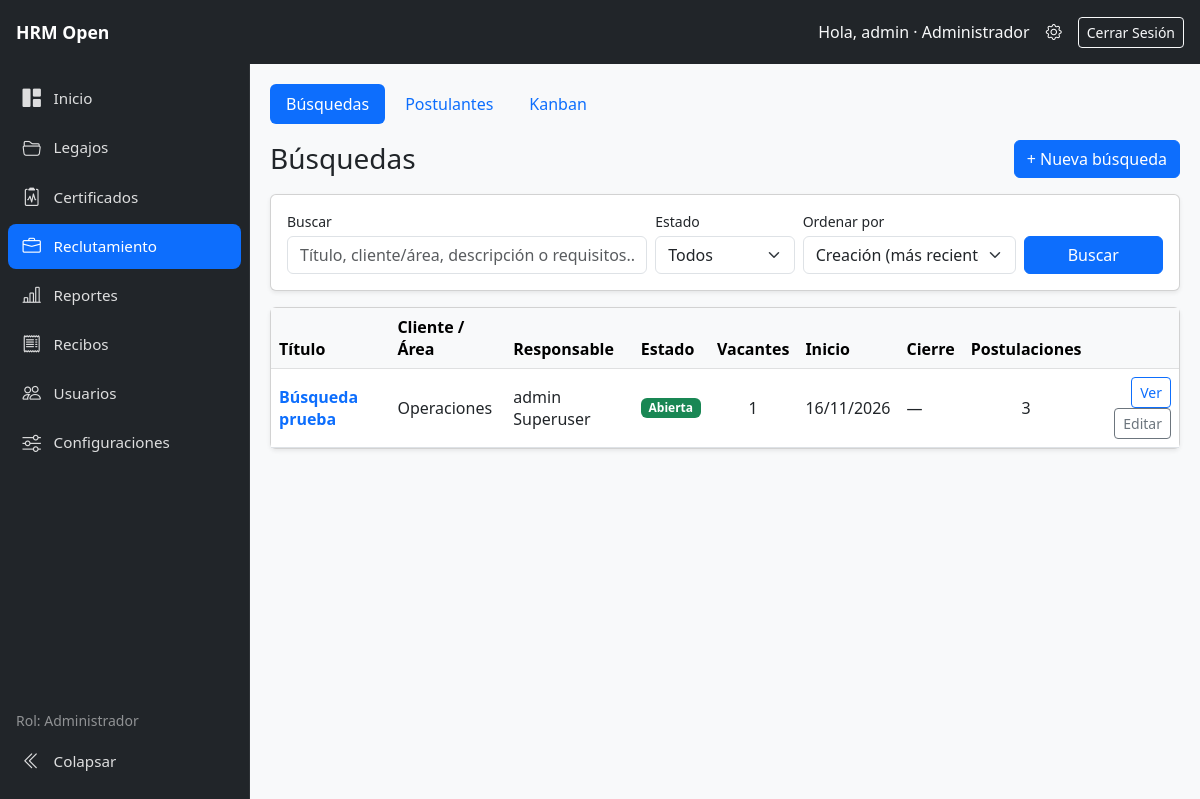
The app's page /recruitment/positions/ (signed in) with its own data.
### recruitment/models.py (models this page shows, shortened)
class Position(models.Model):
    class Status(models.TextChoices):
        OPEN = "abierta", "Abierta"
        PAUSED = "pausada", "Pausada"
        CLOSED = "cerrada", "Cerrada"
    title = models.CharField("Título", max_length=150)
    client = models.CharField("Cliente / Área", max_length=150, blank=True)
    description = models.TextField("Descripción", blank=True)
    requirements = models.TextField("Requisitos", blank=True)
    status = models.CharField("Estado", max_length=10, choices=Status.choices, default=Status.OPEN)
    start_date = models.DateField("Fecha de inicio", null=True, blank=True)
    closing_date = models.DateField("Fecha de cierre", null=True, blank=True)
    vacancies = models.PositiveSmallIntegerField("Vacantes", default=1)
    owner = models.ForeignKey(
        settings.AUTH_USER_MODEL, verbose_name="Responsable", on_delete=models.SET_NULL,
        null=True, blank=True, related_name="positions",
    )
    created_at = models.DateTimeField(auto_now_add=True)
    class Meta:
        ordering = ["-created_at"]
        verbose_name = "búsqueda"

### recruitment/views.py (the view, shortened to what this page needs)
# urls.py: path('positions/', views.position_list, name='position_list'),
@role_required(*ALL_ROLES)
def position_list(request):
    q = (request.GET.get("q") or "").strip()
    status_filter = (request.GET.get("status") or "").strip()
    sort = (request.GET.get("sort") or "-created_at").strip()
    positions = Position.objects.select_related("owner")
    if status_filter and status_filter in Position.Status.values:
        positions = positions.filter(status=status_filter)
    field_name, descending = POSITION_SORT_FIELDS.get(sort, ("created_at", True))
    if field_name in {"start_date", "closing_date"}:
        order_expr = F(field_name).desc(nulls_last=True) if descending else F(field_name).asc(nulls_last=True)
        positions = positions.order_by(order_expr, "-id")
    else:
        prefix = "-" if descending else ""
        positions = positions.order_by(f"{prefix}{field_name}", "-id")
    sort_options = [
        ("-start_date", "Fecha de inicio (recientes primero)"),
        ("start_date", "Fecha de inicio (antiguas primero)"),
        ("closing_date", "Fecha de cierre (próximas primero)"),
        ("-closing_date", "Fecha de cierre (lejanas primero)"),
        ("status", "Estado (A-Z)"),
        ("-status", "Estado (Z-A)"),
        ("title", "Título (A-Z)"),
        ("-title", "Título (Z-A)"),
        ("client", "Cliente / Área (A-Z)"),
        ("-created_at", "Creación (más recientes)"),
        ("-vacancies", "Vacantes (mayor a menor)"),
        ("vacancies", "Vacantes (menor a mayor)"),
    ]
    context = {
        "positions": positions,
        "q": q,
        "status_filter": status_filter,
        "current_sort": sort if sort in POSITION_SORT_FIELDS else "-created_at",
        "sort_options": sort_options,
        "status_choices": Position.Status.choices,
    }
    return render(request, "recruitment/positions.html", context)

### accounts/context_processors.py (called while the page is built, shortened)
def role_context(request):
    user = getattr(request, 'user', None)
    return capabilities_for(user)

### accounts/roles.py (called while the page is built)
def get_user_role(user):
    if not getattr(user, 'is_authenticated', False):
        return None
    if user.is_superuser:
        return ROLE_ADMIN
    names = set(user.groups.values_list('name', flat=True))
    for role in ALL_ROLES:
        if role in names:
            return role
    return None

def user_has_role(user, *roles):
    role = get_user_role(user)
    return role in roles

def can_manage_users(user):
    return user_has_role(user, ROLE_ADMIN)

def can_manage_employees(user):
    return user_has_role(user, ROLE_ADMIN, ROLE_OPERATOR)

def can_manage_absences(user):
    return user_has_role(user, ROLE_ADMIN, ROLE_OPERATOR, ROLE_COLLABORATOR)

def can_manage_recruitment(user):
    return user_has_role(user, ROLE_ADMIN, ROLE_OPERATOR)

def can_view_reports(user):
    return user_has_role(user, ROLE_ADMIN, ROLE_OPERATOR)

def can_import_export_employees(user):
    return user_has_role(user, ROLE_ADMIN, ROLE_OPERATOR)

def can_view_payslips(user):
    return user_has_role(user, ROLE_ADMIN, ROLE_OPERATOR, ROLE_COLLABORATOR)

def can_upload_payslips(user):
    return user_has_role(user, ROLE_ADMIN, ROLE_OPERATOR)

def can_manage_settings(user):
    return user_has_role(user, ROLE_ADMIN)

def capabilities_for(user):
    return {
        'user_role': get_user_role(user),
        'can_manage_users': can_manage_users(user),
        'can_manage_employees': can_manage_employees(user),
        'can_manage_absences': can_manage_absences(user),
        'can_manage_recruitment': can_manage_recruitment(user),
        'can_view_reports': can_view_reports(user),
        'can_import_export_employees': can_import_export_employees(user),
        'can_view_payslips': can_view_payslips(user),
        'can_upload_payslips': can_upload_payslips(user),
        'can_manage_settings': can_manage_settings(user),
    }

### core/context_processors.py (called while the page is built)
def company_settings(request):
    config, created = CompanySettings.objects.get_or_create(id=1, defaults={'name': 'HRM Open'})
    return {
        'company_config': config
    }

### employees/context_processors.py (called while the page is built)
def company_context(request):
    return {
        'company': CompanySettings.load()
    }

### employees/models.py (called while the page is built)
    @classmethod
    def load(cls):
        obj, created = cls.objects.get_or_create(pk=1)
        return obj

### templates/recruitment/positions.html (shortened to what this page needs)
﻿{% extends "recruitment/base.html" %}
{% block recruitment_content %}
<div class="d-flex justify-content-between align-items-center mb-3">
  <h1 class="h3 mb-0">Búsquedas</h1>
  {% if can_manage_recruitment %}
    <a href="{% url 'recruitment:position_create' %}" class="btn btn-primary">+ Nueva búsqueda</a>
  {% endif %}
</div>
<form method="get" class="card card-body shadow-sm mb-3">
  <div class="row g-2 align-items-end">
    <div class="col-12 col-md-5">
      <label for="id_q" class="form-label small mb-1">Buscar</label>
      <input
        id="id_q"
        type="text"
        name="q"
        value="{{ q }}"
        class="form-control"
        placeholder="Título, cliente/área, descripción o requisitos..."
      >
    </div>
    <div class="col-6 col-md-2">
      <label for="id_status" class="form-label small mb-1">Estado</label>
      <select id="id_status" name="status" class="form-select">
        <option value="">Todos</option>
      </select>
    </div>
    <div class="col-6 col-md-3">
      <label for="id_sort" class="form-label small mb-1">Ordenar por</label>
      <select id="id_sort" name="sort" class="form-select">
        {% for sort_key, sort_label in sort_options %}
          <option value="{{ sort_key }}" {% if current_sort == sort_key %}selected{% endif %}>{{ sort_label }}</option>
        {% endfor %}
      </select>
    </div>
    <div class="col-12 col-md-2 d-flex gap-2">
      <button type="submit" class="btn btn-primary w-100">Buscar</button>
    </div>
  </div>
</form>
<div class="card shadow-sm">
  <div class="table-responsive">
    <table class="table table-hover align-middle mb-0">
      <thead class="table-light">
        <tr>
          <th>
            <a href="?q={{ q|urlencode }}&status={{ status_filter|urlencode }}&sort={% if current_sort == 'title' %}-title{% else %}title{% endif %}" class="text-decoration-none text-reset">
              Título {% if current_sort == "title" %}↑{% elif current_sort == "-title" %}↓{% endif %}
            </a>
          </th>
          <th>
            <a href="?q={{ q|urlencode }}&status={{ status_filter|urlencode }}&sort={% if current_sort == 'client' %}-client{% else %}client{% endif %}" class="text-decoration-none text-reset">
              Cliente / Área {% if current_sort == "client" %}↑{% elif current_sort == "-client" %}↓{% endif %}
            </a>
          </th>
          <th>Responsable</th>
          <th>
            <a href="?q={{ q|urlencode }}&status={{ status_filter|urlencode }}&sort={% if current_sort == 'status' %}-status{% else %}status{% endif %}" class="text-decoration-none text-reset">
              Estado {% if current_sort == "status" %}↑{% elif current_sort == "-status" %}↓{% endif %}
            </a>
          </th>
          <th class="text-center">
            <a href="?q={{ q|urlencode }}&status={{ status_filter|urlencode }}&sort={% if current_sort == '-vacancies' %}vacancies{% else %}-vacancies{% endif %}" class="text-decoration-none text-reset">
              Vacantes {% if current_sort == "-vacancies" %}↓{% elif current_sort == "vacancies" %}↑{% endif %}
            </a>
          </th>
          <th>
            <a href="?q={{ q|urlencode }}&status={{ status_filter|urlencode }}&sort={% if current_sort == '-start_date' %}start_date{% else %}-start_date{% endif %}" class="text-decoration-none text-reset">
              Inicio {% if current_sort == "-start_date" %}↓{% elif current_sort == "start_date" %}↑{% endif %}
            </a>
          </th>
          <th>
            <a href="?q={{ q|urlencode }}&status={{ status_filter|urlencode }}&sort={% if current_sort == 'closing_date' %}-closing_date{% else %}closing_date{% endif %}" class="text-decoration-none text-reset">
              Cierre {% if current_sort == "closing_date" %}↑{% elif current_sort == "-closing_date" %}↓{% endif %}
            </a>
          </th>
          <th class="text-center">Postulaciones</th>
          <th></th>
        </tr>
      </thead>
      <tbody>
        {% for position in positions %}
        <tr>
          <td><a href="{% url 'recruitment:position_detail' position.pk %}" class="fw-semibold text-decoration-none">{{ position.title }}</a></td>
          <td>{{ position.client|default:"—" }}</td>
          <td>{{ position.owner.get_full_name|default:position.owner.username|default:"—" }}</td>
          <td>
            {% if position.status == "abierta" %}
              <span class="badge bg-success">{{ position.get_status_display }}</span>
            {% elif position.status == "pausada" %}
              <span class="badge bg-warning text-dark">{{ position.get_status_display }}</span>
            {% else %}
              <span class="badge bg-secondary">{{ position.get_status_display }}</span>
            {% endif %}
          </td>
          <td class="text-center">{{ position.vacancies }}</td>
          <td>{{ position.start_date|date:"d/m/Y"|default:"—" }}</td>
          <td>{{ position.closing_date|date:"d/m/Y"|default:"—" }}</td>
          <td class="text-center">{{ position.applications.count }}</td>
          <td class="text-end">
            <a href="{% url 'recruitment:position_detail' position.pk %}" class="btn btn-sm btn-outline-primary">Ver</a>
            {% if can_manage_recruitment %}
              <a href="{% url 'recruitment:position_edit' position.pk %}" class="btn btn-sm btn-outline-secondary">Editar</a>
            {% endif %}
          </td>
        </tr>
        {% empty %}
        <tr><td colspan="9" class="text-center text-muted py-4">No se encontraron búsquedas con los criterios seleccionados.</td></tr>
        {% endfor %}
      </tbody>
    </table>
  </div>
</div>
{% endblock %}

### templates/dashboard.html (shortened to what this page needs)
﻿<!DOCTYPE html>
{% load static %}
<html lang="es">
<head>
    <link href="https://cdn.jsdelivr.net/npm/bootstrap@5.3.0/dist/css/bootstrap.min.css" rel="stylesheet">
    <link rel="stylesheet" href="https://cdn.jsdelivr.net/npm/bootstrap-icons@1.10.5/font/bootstrap-icons.css">
</head>
<body class="app-shell">
    <header class="app-topbar">
        <div class="d-flex align-items-center gap-2">
            <a class="brand-text d-flex align-items-center gap-2 text-decoration-none" href="{% url 'dashboard' %}">
                <span class="text-white fw-bold d-none d-sm-inline">HRM Open</span>
            </a>
        </div>
        <div class="d-flex align-items-center">
            {% if request.user.is_authenticated %}
                <span class="text-light me-3 d-none d-md-inline">
                    Hola, {{ request.user.first_name|default:request.user.username }}{% if user_role %} · {{ user_role }}{% endif %}
                </span>
                {% if can_manage_users %}
                    <a href="{% url 'admin:index' %}" class="text-white text-decoration-none me-3" title="Panel de Administración" target="_blank">
                        <i class="bi bi-gear"></i>
                    </a>
                {% endif %}
                <form action="{% url 'logout' %}" method="post" class="d-inline m-0">
                    <button type="submit" class="btn btn-outline-light btn-sm">Cerrar Sesión</button>
                </form>
            {% else %}
                <a href="{% url 'login' %}" class="btn btn-outline-light btn-sm">Iniciar Sesión</a>
            {% endif %}
        </div>
    </header>
    <div class="app-layout">
        {% include "partials/sidebar_nav.html" %}
        <main class="app-main">
            {% block content %}{% endblock %}
        </main>
    </div>
</body>
</html>

### templates/dashboard.html (style rules this page uses)
:root { --sidebar-width: 250px; --sidebar-collapsed-width: 72px; --topbar-height: 64px; --sidebar-bg: #212529; --sidebar-hover: #2c3034; --sidebar-active: #0d6efd; }
html { height: 100%; }
body.app-shell { height: 100%; margin: 0; overflow: hidden; background: #f8f9fa; }
.app-topbar { position: fixed; top: 0; left: 0; right: 0; z-index: 1030; height: var(--topbar-height); background: #212529; color: #fff; display: flex; align-items: center; justify-content: space-between; padding: 0 1rem; gap: 0.75rem; }
.app-topbar .brand-text { color: #fff; text-decoration: none; font-weight: 600; font-size: 1.1rem; }
.app-layout { display: flex; position: fixed; top: var(--topbar-height); left: 0; right: 0; bottom: 0; }
.app-main { flex: 1; min-width: 0; height: 100%; overflow-y: auto; overflow-x: hidden; padding: 1.25rem; -webkit-overflow-scrolling: touch; }

### records on screen
Position: title "Búsqueda prueba", client "Operaciones", owner.get_full_name "admin Superuser", status "Abierta", vacancies "1", start_date "16/11/2026", closing_date "—", applications.count "3"

### other values on screen
{{ request.user.first_name|default:request.user.username }} "admin"
{{ user_role }} "Administrador"
form field sort "Creación (más recientes)"
